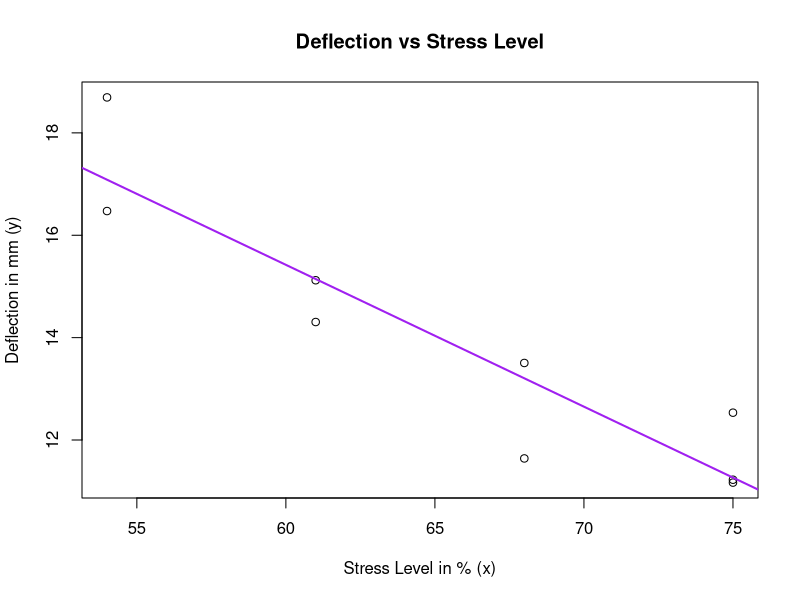

Source code (R):

# FINISHED
rm(list=ls())
if(!is.null(dev.list())) dev.off()
cat("\f")

xVals <- c(54, 54, 61, 61, 68, 68, 75, 75, 75)

yVals <- c(16.473, 18.693, 14.305, 15.121,
           13.505, 11.640, 11.168, 12.534, 11.224)

n <- length(xVals)

# PART a) Scatter Plot
plot(x = xVals, y = yVals,
     main = 'Deflection vs Stress Level',
     xlab = "Stress Level in % (x)", 
     ylab = "Deflection in mm (y)") # creating the scatter plot

# TESTING
linRegModel <- lm(formula = yVals ~ xVals,)

abline(linRegModel, col = "purple", lwd = 2)

# PART a) - least squares estimate of slope, intercept, and estimate of sigma^2
intercept <- unname(linRegModel[[1]][[1]]) # accesses the intercept
slope <- unname(linRegModel[[1]][[2]]) # accesses the slope

print(summary(linRegModel))

x <- c(1 : max(xVals)) # range of x extends to the max value of xVals

yModel <- slope*x + intercept

SSE <- 0
for (i in 1 : n) {
  SSE = SSE + (yVals[[i]] - yModel[[ xVals[[i]] ]])^2
}

estVar <- SSE / (n-2) # estimator of variance

cat("a) slope =", slope, "intercept =", intercept, "sigma^2 =", estVar, "\n")


# PART b)
stressLevel65 <-  yModel[[65]]
cat("b) Estimate of mean deflection if stress level is 65% = ",
    stressLevel65, "\n")


# PART c)
changeMean <- yModel[[6]] - yModel[[1]]
cat("c) Change in mean deflection with a 5% increment in stress level = ",
    changeMean, "\n")

# PART d)
stressIncr <- ((1 - intercept) / slope) - 
  ((2 - intercept) / slope)
cat("d) Increase in stress to decrease mean deflection by 1 mm =",
    stressIncr, "\n")

# PART e)
stressLevel68 <- yModel[[68]]
residual68 <- yVals[[5]] - yModel[[68]]
  
cat("e) Deflection if the stress level is 68% = ", stressLevel68, "\n
    The corresponding residual: ei = yi - yhati =", residual68)


